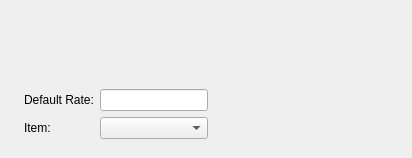
<?xml version="1.0" encoding="UTF-8"?>
<ui version="4.0">
 <comment>This file is part of the xTuple ERP: PostBooks Edition, a free and
open source Enterprise Resource Planning software suite,
Copyright (c) 1999-2009 by OpenMFG LLC, d/b/a xTuple.
It is licensed to you under the Common Public Attribution License
version 1.0, the full text of which (including xTuple-specific Exhibits)
is available at www.xtuple.com/CPAL.  By using this software, you agree
to be bound by its terms.</comment>
 <class>tebilling</class>
 <widget class="QDialog" name="tebilling">
  <property name="geometry">
   <rect>
    <x>0</x>
    <y>0</y>
    <width>412</width>
    <height>158</height>
   </rect>
  </property>
  <property name="windowTitle">
   <string>Billing</string>
  </property>
  <widget class="QWidget" name="layoutWidget">
   <property name="geometry">
    <rect>
     <x>13</x>
     <y>11</y>
     <width>307</width>
     <height>139</height>
    </rect>
   </property>
   <layout class="QGridLayout" name="gridLayout_2">
    <item row="0" column="0">
     <widget class="CustCluster" name="_cust">
      <property name="type">
       <enum>CLineEdit::AllCustomers</enum>
      </property>
     </widget>
    </item>
    <item row="1" column="0">
     <layout class="QGridLayout" name="gridLayout">
      <item row="0" column="0">
       <widget class="QLabel" name="_rateLit">
        <property name="text">
         <string>Default Rate:</string>
        </property>
       </widget>
      </item>
      <item row="0" column="1">
       <widget class="QLineEdit" name="_rate">
        <property name="focusPolicy">
         <enum>Qt::StrongFocus</enum>
        </property>
       </widget>
      </item>
      <item row="0" column="3">
       <spacer name="horizontalSpacer">
        <property name="orientation">
         <enum>Qt::Horizontal</enum>
        </property>
        <property name="sizeHint" stdset="0">
         <size>
          <width>40</width>
          <height>20</height>
         </size>
        </property>
       </spacer>
      </item>
      <item row="1" column="0">
       <widget class="QLabel" name="_itemLit">
        <property name="text">
         <string>Item:</string>
        </property>
       </widget>
      </item>
      <item row="0" column="2">
       <spacer name="horizontalSpacer_2">
        <property name="orientation">
         <enum>Qt::Horizontal</enum>
        </property>
        <property name="sizeHint" stdset="0">
         <size>
          <width>40</width>
          <height>20</height>
         </size>
        </property>
       </spacer>
      </item>
      <item row="1" column="1">
       <widget class="XComboBox" name="_item">
        <property name="focusPolicy">
         <enum>Qt::StrongFocus</enum>
        </property>
        <property name="allowNull">
         <bool>true</bool>
        </property>
       </widget>
      </item>
     </layout>
    </item>
   </layout>
  </widget>
 </widget>
 <layoutdefault spacing="6" margin="11"/>
 <pixmapfunction>qPixmapFromMimeSource</pixmapfunction>
 <customwidgets>
  <customwidget>
   <class>CustCluster</class>
   <extends>QWidget</extends>
   <header>custcluster.h</header>
  </customwidget>
  <customwidget>
   <class>XComboBox</class>
   <extends>QComboBox</extends>
   <header>xcombobox.h</header>
  </customwidget>
 </customwidgets>
 <resources/>
 <connections/>
</ui>
